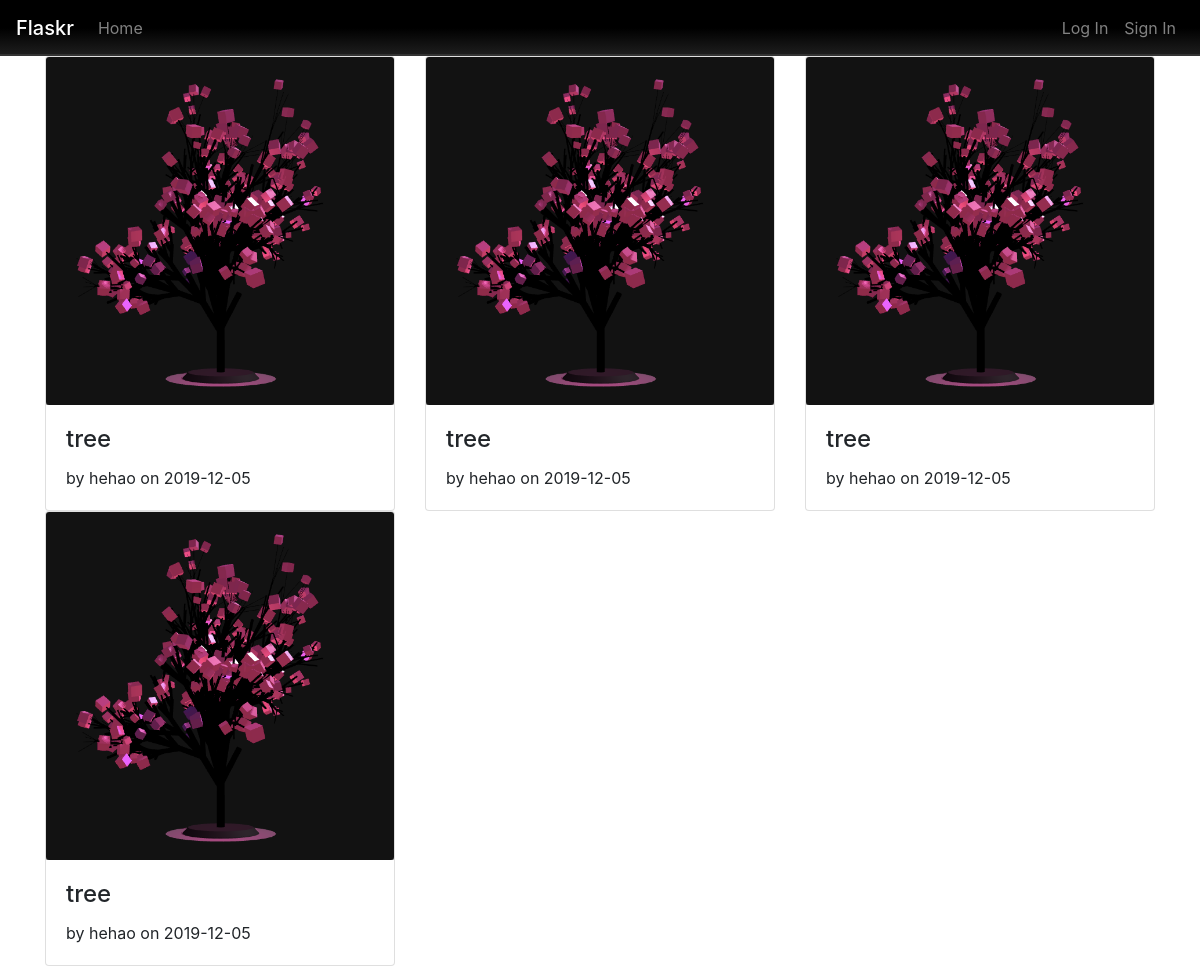
The page / on the database its author committed.
### tables this page shows
CREATE TABLE three (
  id INTEGER PRIMARY KEY AUTOINCREMENT,
  author_id INTEGER NOT NULL,
  created TIMESTAMP NOT NULL DEFAULT CURRENT_TIMESTAMP,
  title TEXT NOT NULL,
  script TEXT NOT NULL,
  FOREIGN KEY (author_id) REFERENCES user (id)
);

CREATE TABLE user (
  id INTEGER PRIMARY KEY AUTOINCREMENT,
  username TEXT UNIQUE NOT NULL,
  password TEXT NOT NULL
);

### flaskr/three.py (the view)
@bp.route('/')
def index():
    db = get_db()
    threes = db.execute(
        'SELECT p.id, title, script, created, author_id, username'
        ' FROM three p JOIN user u ON p.author_id = u.id'
        ' ORDER BY created DESC'
    ).fetchall()
    return render_template('three/index.html', threes=threes)

### flaskr/db.py (called while the page is built)
def get_db():
    if 'db' not in g:
        g.db = sqlite3.connect(
            current_app.config['DATABASE'],
            detect_types=sqlite3.PARSE_DECLTYPES
        )
        g.db.row_factory = sqlite3.Row
    return g.db

### flaskr/templates/three/index.html (shortened to what this page needs)
{% extends 'base.html' %}
{% block content %}
<div class="row">
    {% for three in threes %}
    <div class="col-md-4 col-sm-6">
        <div class="card">
            <a href="{{ url_for('three.detail', id=three['id']) }}">
                <img class="card-img-top" src="{{ url_for('static', filename='img/001.png') }}" alt="Card image cap">
            </a>
            <div class="card-body">
                <h4 class="card-title">{{ three['title'] }}</h4>
                <p class="card-text">by {{ three['username'] }} on {{ three['created'].strftime('%Y-%m-%d') }}</p>
            </div>
        </div>
    </div>
    {% endfor %}
</div>
{% endblock %}

### flaskr/templates/base.html (shortened to what this page needs)
{% from 'bootstrap/utils.html' import render_static %}
{% from 'bootstrap/nav.html' import render_nav_item %}
{% from 'bootstrap/utils.html' import render_messages %}
<!doctype html>
<html lang="en">
<head>
    {% block head %}
    {% block styles %}
    {{ render_static('css', 'css/style.css') }}
    {{ bootstrap.load_css() }}
    {% endblock %}
    {% endblock %}
</head>
<body>
<nav class="navbar navbar-expand-lg navbar-dark bg-dark">
    <a class="navbar-brand mb-0 h1" href="#">Flaskr</a>
    <div class="collapse navbar-collapse" id="navbarSupportedContent">
        <ul class="navbar-nav mr-auto">
            {{ render_nav_item('index', 'Home', use_li=True) }}
        </ul>
        <ul class="navbar-nav">
            {% if current_user.is_authenticated %}
            <li class="nav-item">
                <a class="nav-link disabled" href="#" tabindex="-1" aria-disabled="true">{{ current_user.username }}</a>
            </li>
            {{ render_nav_item('auth.logout', 'Log Out', use_li=True) }}
            {% else %}
            {{ render_nav_item('auth.login', 'Log In', use_li=True) }}
            {{ render_nav_item('auth.register', 'Sign In', use_li=True) }}
            {% endif %}
        </ul>
    </div>
</nav>
<main class="container">
    {% block content %}{% endblock %}
</main>
</body>
</html>

### flaskr/static/css/style.css (style rules this page uses)
.navbar { background: linear-gradient(to bottom, #000000 50%,#1d1d1d 97%,#333333 97%); }

### rows shown on the page
three: title "tree", username "hehao", created "2019-12-05"
three: title "tree", username "hehao", created "2019-12-05"
three: title "tree", username "hehao", created "2019-12-05"
three: title "tree", username "hehao", created "2019-12-05"

### other values the page prints
{{ render_nav_item('index', 'Home', use_li=True) }} "Home"
{{ render_nav_item('auth.login', 'Log In', use_li=True) }} "Log In"
{{ render_nav_item('auth.register', 'Sign In', use_li=True) }} "Sign In"
